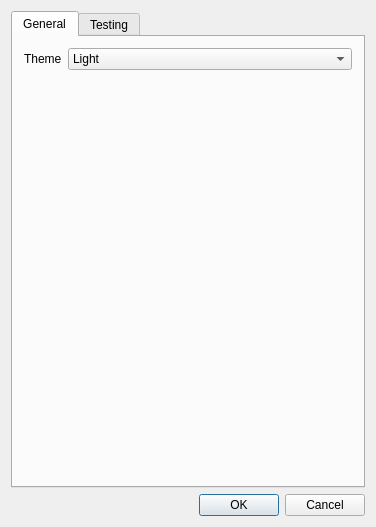
<?xml version="1.0" encoding="UTF-8"?>
<ui version="4.0">
 <class>SettingsEditor</class>
 <widget class="QDialog" name="SettingsEditor">
  <property name="windowModality">
   <enum>Qt::ApplicationModal</enum>
  </property>
  <property name="geometry">
   <rect>
    <x>0</x>
    <y>0</y>
    <width>376</width>
    <height>527</height>
   </rect>
  </property>
  <property name="windowTitle">
   <string>Settings</string>
  </property>
  <layout class="QVBoxLayout" name="verticalLayout_1">
   <item>
    <layout class="QVBoxLayout" name="verticalLayout">
     <item>
      <widget class="QTabWidget" name="tabs">
       <property name="currentIndex">
        <number>0</number>
       </property>
       <property name="usesScrollButtons">
        <bool>false</bool>
       </property>
       <widget class="QWidget" name="tab">
        <attribute name="title">
         <string>General</string>
        </attribute>
        <layout class="QFormLayout" name="formLayout_2">
         <item row="0" column="0">
          <widget class="QLabel" name="themeLabel">
           <property name="text">
            <string>Theme</string>
           </property>
          </widget>
         </item>
         <item row="0" column="1">
          <widget class="QComboBox" name="theme">
           <item>
            <property name="text">
             <string>Light</string>
            </property>
           </item>
           <item>
            <property name="text">
             <string>Dark</string>
            </property>
           </item>
          </widget>
         </item>
        </layout>
       </widget>
       <widget class="QWidget" name="tab_1">
        <attribute name="title">
         <string>Testing</string>
        </attribute>
        <layout class="QFormLayout" name="formLayout">
         <item row="0" column="0">
          <widget class="QLabel" name="label">
           <property name="text">
            <string>Arguments:</string>
           </property>
          </widget>
         </item>
         <item row="0" column="1">
          <widget class="QLineEdit" name="testArgs"/>
         </item>
        </layout>
       </widget>
      </widget>
     </item>
     <item>
      <widget class="QDialogButtonBox" name="buttonBox">
       <property name="standardButtons">
        <set>QDialogButtonBox::Cancel|QDialogButtonBox::Ok</set>
       </property>
      </widget>
     </item>
    </layout>
   </item>
  </layout>
 </widget>
 <layoutdefault spacing="6" margin="11"/>
 <resources/>
 <connections/>
</ui>
